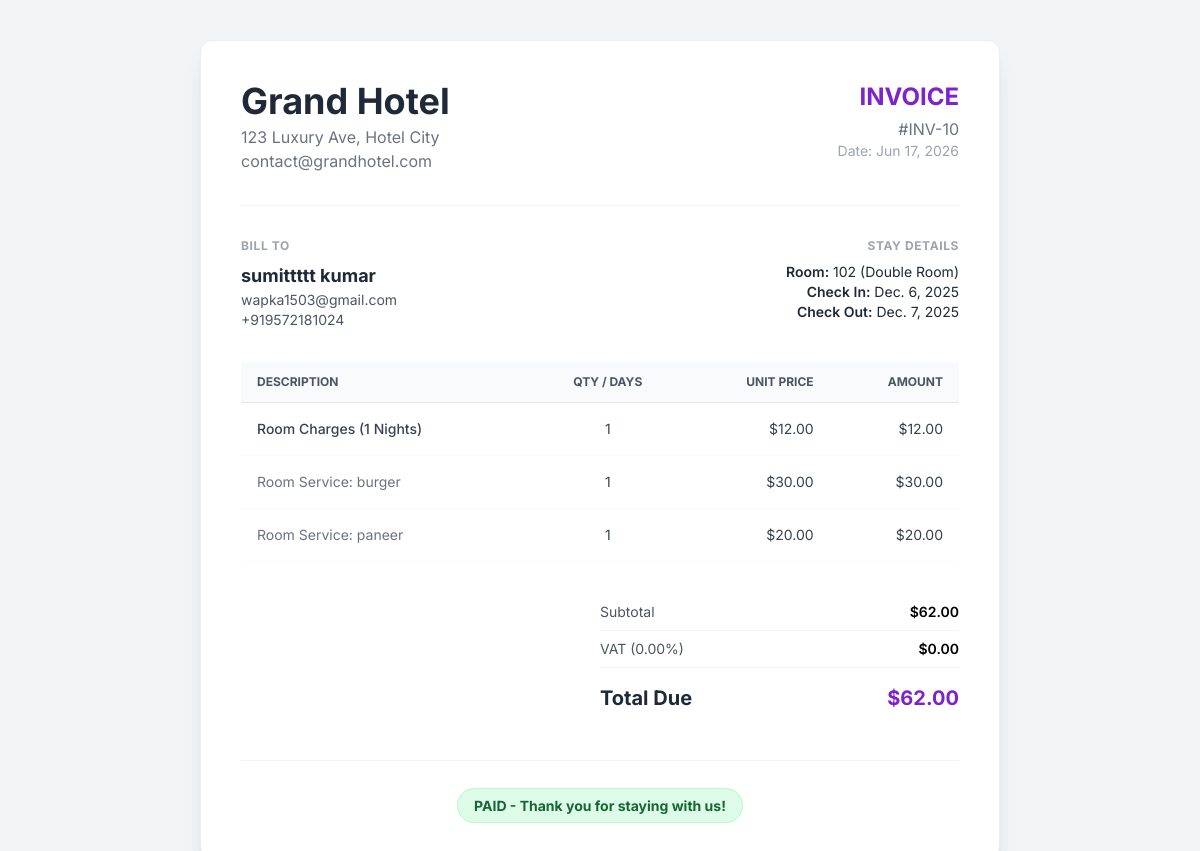
The app's page /dashboard/receptionist/invoice/10/?style=clean (signed in) with its own data.
### accounts/models.py (models this page shows, shortened)
class SiteSetting(models.Model):
    hotel_name = models.CharField(max_length=100, default="Grand Hotel")
    hotel_logo = models.ImageField(upload_to='hotel/', blank=True, null=True,
                                   help_text="Logo shown on the website, dashboard and invoices.")
    hotel_address = models.TextField(blank=True, default="123 Luxury Ave, Hotel City")
    hotel_phone = models.CharField(max_length=30, blank=True, default="")
    hotel_email = models.EmailField(blank=True, default="contact@grandhotel.com")
    currency_symbol = models.CharField(max_length=5, default="$")
    currency_code = models.CharField(max_length=5, default="USD")
    vat_percentage = models.DecimalField(max_digits=5, decimal_places=2, default=0.00,
                                          help_text="VAT % applied to rooms and products.")
    updated_at = models.DateTimeField(auto_now=True)
    class Meta:
        verbose_name = "Site Setting"
        verbose_name_plural = "Site Settings"
    @classmethod
    def load(cls):
        obj, _ = cls.objects.get_or_create(pk=1)
        return obj

class Booking(models.Model):
    user = models.ForeignKey(CustomUser, on_delete=models.CASCADE)
    room = models.ForeignKey('Room', on_delete=models.CASCADE)
    check_in = models.DateField()
    check_out = models.DateField()
    actual_check_in = models.DateTimeField(blank=True, null=True)
    actual_check_out = models.DateTimeField(blank=True, null=True)
    total_amount = models.DecimalField(max_digits=10, decimal_places=2, default=0.00)
    is_paid = models.BooleanField(default=False)
    payment_method = models.CharField(max_length=20, blank=True, null=True) # Cash, Card, UPI
    is_cancelled = models.BooleanField(default=False)
    cancelled_at = models.DateTimeField(blank=True, null=True)
    branch = models.ForeignKey('Branch', on_delete=models.SET_NULL, null=True, blank=True, related_name='bookings')
    created_at = models.DateTimeField(auto_now_add=True)

class CustomUser(AbstractUser):
    ADMIN = 'admin'
    EMPLOYEE = 'employee'  # Unified role for all staff
    CUSTOMER = 'customer'
    ROLE_CHOICES = [
        (ADMIN, 'Admin'),
        (EMPLOYEE, 'Employee'),
        (CUSTOMER, 'Customer'),
    ]
    role = models.CharField(max_length=15, choices=ROLE_CHOICES)
    mobile = models.CharField(max_length=15, blank=True, null=True)
    profile_picture = models.ImageField(upload_to='profile_pics/', blank=True, null=True)
    objects = CustomUserManager()

class Room(models.Model):
    ROOM_TYPES = [
        ('single', 'Single Room'),
        ('double', 'Double Room'),
        ('suite', 'Suite'),
        ('deluxe', 'Deluxe Room'),
        ('family', 'Family Room'),
    ]
    AVAILABLE = 'available'
    OCCUPIED = 'occupied'
    DIRTY = 'dirty'
    MAINTENANCE = 'maintenance'
    STATUS_CHOICES = [
        (AVAILABLE, 'Available'),
        (OCCUPIED, 'Occupied'),
        (DIRTY, 'Dirty'),
        (MAINTENANCE, 'Maintenance'),
    ]
    room_number = models.CharField(max_length=10, unique=True)
    room_type = models.CharField(max_length=20, choices=ROOM_TYPES)
    price_per_night = models.DecimalField(max_digits=10, decimal_places=2)
    capacity = models.PositiveIntegerField(help_text="Number of people")
    description = models.TextField(blank=True)
    room_image = models.ImageField(upload_to='room_images/', blank=True, null=True)
    room_status = models.CharField(max_length=20, choices=STATUS_CHOICES, default=AVAILABLE)
    branch = models.ForeignKey('Branch', on_delete=models.SET_NULL, null=True, blank=True, related_name='rooms')

class FoodItem(models.Model):
    CATEGORY_CHOICES = [
        ('starter', 'Starter'),
        ('main_course', 'Main Course'),
        ('beverage', 'Beverage'),
        ('dessert', 'Dessert'),
    ]
    name = models.CharField(max_length=100)
    category = models.CharField(max_length=20, choices=CATEGORY_CHOICES)
    price = models.DecimalField(max_digits=6, decimal_places=2)
    image = models.ImageField(upload_to='food_images/', blank=True, null=True)
    is_available = models.BooleanField(default=True)

### accounts/views.py (the view)
# urls.py: path('dashboard/receptionist/invoice/<int:booking_id>/', views.generate_invoice, name='generate_invoice'),
@login_required
def generate_invoice(request, booking_id):
    if request.user.role not in ['admin', 'employee']:
         return redirect('home')
    booking = get_object_or_404(Booking, id=booking_id)
    duration = (booking.check_out - booking.check_in).days
    if duration < 1: duration = 1
    room_total = duration * booking.room.price_per_night
    food_orders = booking.foodorder_set.all()
    food_total = food_orders.aggregate(Sum('total_price'))['total_price__sum'] or 0
    bar_orders = booking.bar_orders.all()
    bar_total = bar_orders.aggregate(Sum('total_price'))['total_price__sum'] or 0
    subtotal = room_total + food_total + bar_total
    site = SiteSetting.load()
    vat_rate = site.vat_percentage or 0
    vat_amount = (subtotal * vat_rate) / 100
    grand_total = subtotal + vat_amount
    context = {
        'booking': booking,
        'duration': duration,
        'room_total': room_total,
        'food_orders': food_orders,
        'food_total': food_total,
        'bar_orders': bar_orders,
        'bar_total': bar_total,
        'subtotal': subtotal,
        'vat_rate': vat_rate,
        'vat_amount': vat_amount,
        'grand_total': grand_total,
        'base_template': _panel_base(request),
    }
    if request.GET.get('style') == 'clean':
        return render(request, 'receptionist_panel/invoice_clean.html', context)
    return render(request, 'receptionist_panel/invoice.html', context)

### accounts/views.py (called while the page is built)
def _panel_base(request):
    if request.user.role == 'admin':
        return 'admin_panel/adminbase.html'
    if request.user.role == 'customer':
        return 'customer_panel/customerbase.html'
    if request.user.role == 'employee' and hasattr(request.user, 'employee_profile'):
        job = request.user.employee_profile.job_type
        return {
            'kitchen': 'kitchen_panel/kitchenbase.html',
            'bar': 'bar_panel/barbase.html',
            'manager': 'manager_panel/managerbase.html',
            'receptionist': 'receptionist_panel/receptionistbase.html',
            'housekeeping': 'housekeeping_panel/housekeepingbase.html',
        }.get(job, 'admin_panel/adminbase.html')
    return 'admin_panel/adminbase.html'

### templates/receptionist_panel/invoice_clean.html (shortened to what this page needs)
<!DOCTYPE html>
<html lang="en">
<head>
    <script src="https://cdn.tailwindcss.com"></script>
</head>
<body>
    <div class="invoice-box shadow-xl">
        <div class="flex justify-between items-start border-b border-gray-100 pb-8 mb-8">
            <div>
                <h1 class="text-4xl font-bold text-gray-800">{{ site_hotel_name }}</h1>
                {% if site_hotel_address %}<p class="text-gray-500 mt-1">{{ site_hotel_address }}</p>{% endif %}
                {% if site_hotel_email %}<p class="text-gray-500">{{ site_hotel_email }}</p>{% endif %}
            </div>
            <div class="text-right">
                <h2 class="text-2xl font-bold text-purple-700">INVOICE</h2>
                <p class="text-gray-500 mt-1">#INV-{{ booking.id }}</p>
                <p class="text-sm text-gray-400">Date: {% now "M d, Y" %}</p>
            </div>
        </div>
        <div class="grid grid-cols-2 gap-8 mb-8">
            <div>
                <h3 class="text-xs font-bold text-gray-400 uppercase tracking-wider mb-2">Bill To</h3>
                <p class="font-bold text-lg text-gray-800">{{ booking.user.get_full_name|default:booking.user.username }}</p>
                <p class="text-gray-600 text-sm">{{ booking.user.email }}</p>
                <p class="text-gray-600 text-sm">{{ booking.user.mobile }}</p>
            </div>
            <div class="text-right">
                <h3 class="text-xs font-bold text-gray-400 uppercase tracking-wider mb-2">Stay Details</h3>
                <p class="text-gray-800 text-sm"><span class="font-semibold">Room:</span> {{ booking.room.room_number }} ({{ booking.room.get_room_type_display }})</p>
                <p class="text-gray-800 text-sm"><span class="font-semibold">Check In:</span> {{ booking.check_in }}</p>
                <p class="text-gray-800 text-sm"><span class="font-semibold">Check Out:</span> {{ booking.check_out }}</p>
            </div>
        </div>
        <table class="w-full text-left mb-8">
            <thead>
                <tr class="bg-gray-50 text-gray-600 text-xs uppercase border-b border-gray-200">
                    <th class="py-3 px-4">Description</th>
                    <th class="py-3 px-4 text-center">Qty / Days</th>
                    <th class="py-3 px-4 text-right">Unit Price</th>
                    <th class="py-3 px-4 text-right">Amount</th>
                </tr>
            </thead>
            <tbody class="text-gray-700 text-sm">
                <tr class="border-b border-gray-50">
                    <td class="py-4 px-4 font-medium">Room Charges ({{ duration }} Nights)</td>
                    <td class="py-4 px-4 text-center">{{ duration }}</td>
                    <td class="py-4 px-4 text-right">{{ site_currency }}{{ booking.room.price_per_night|floatformat:2 }}</td>
                    <td class="py-4 px-4 text-right">{{ site_currency }}{{ room_total|floatformat:2 }}</td>
                </tr>
                {% for order in food_orders %}
                    {% for item in order.items.all %}
                    <tr class="border-b border-gray-50">
                        <td class="py-4 px-4 text-gray-500">Room Service: {{ item.name }}</td>
                        <td class="py-4 px-4 text-center">1</td>
                        <td class="py-4 px-4 text-right">{{ site_currency }}{{ item.price|floatformat:2 }}</td>
                        <td class="py-4 px-4 text-right">{{ site_currency }}{{ item.price|floatformat:2 }}</td>
                    </tr>
                    {% endfor %}
                {% endfor %}
            </tbody>
        </table>
        <div class="flex justify-end">
            <div class="w-1/2">
                <div class="flex justify-between py-2 border-b border-gray-100 text-sm">
                    <span class="text-gray-600">Subtotal</span>
                    <span class="font-semibold">{{ site_currency }}{{ subtotal|floatformat:2 }}</span>
                </div>
                <div class="flex justify-between py-2 border-b border-gray-100 text-sm">
                    <span class="text-gray-600">VAT ({{ vat_rate|floatformat:2 }}%)</span>
                    <span class="font-semibold">{{ site_currency }}{{ vat_amount|floatformat:2 }}</span>
                </div>
                <div class="flex justify-between py-4">
                    <span class="text-xl font-bold text-gray-800">Total Due</span>
                    <span class="text-xl font-bold text-purple-700">{{ site_currency }}{{ grand_total|floatformat:2 }}</span>
                </div>
            </div>
        </div>
        <div class="mt-8 pt-8 border-t border-gray-100 text-center">
            {% if booking.is_paid %}
                <span class="px-4 py-2 bg-green-100 text-green-800 rounded-full font-bold text-sm border border-green-200">
                    PAID - Thank you for staying with us!
                </span>
            {% else %}
                <span class="px-4 py-2 bg-red-100 text-red-800 rounded-full font-bold text-sm border border-red-200">
                    PAYMENT PENDING
                </span>
            {% endif %}
        </div>
    </div>
</body>
</html>

### templates/receptionist_panel/invoice_clean.html (style rules this page uses)
body { font-family: 'Inter', sans-serif; background-color: #f3f4f6; }
.invoice-box { max-width: 800px; margin: 40px auto; padding: 40px; border: 1px solid #eee; background-color: white; border-radius: 12px; }

### records on screen
SiteSetting: hotel_name "Grand Hotel", hotel_address "123 Luxury Ave, Hotel City", hotel_email "contact@grandhotel.com"
Booking: id "10", user.get_full_name "sumittttt kumar", user.email "wapka1503@gmail.com", user.mobile "+919572181024", room.room_number "102", room.room_type "Double Room", check_in "Dec. 6, 2025", check_out "Dec. 7, 2025", room.price_per_night "12.00"
FoodItem: name "burger", site_currency "$", price "30.00"
FoodItem: name "paneer", site_currency "$", price "20.00"

### other values on screen
{{ duration }} "1"
{{ site_currency }} "$"
{{ room_total|floatformat:2 }} "12.00"
{{ subtotal|floatformat:2 }} "62.00"
{{ vat_rate|floatformat:2 }} "0.00"
{{ vat_amount|floatformat:2 }} "0.00"
{{ grand_total|floatformat:2 }} "62.00"
